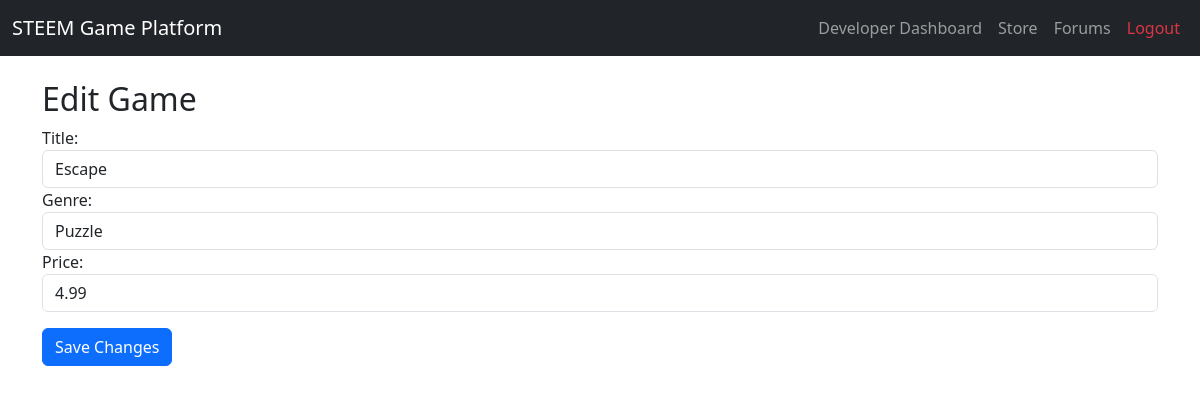
/developer/game/2/edit (signed in), run on the app's committed database.
### tables this page shows
CREATE TABLE Games (
    GameID INTEGER PRIMARY KEY AUTOINCREMENT,
    Title TEXT NOT NULL,
    Genre TEXT,
    ReleaseDate DATE,
    Price REAL CHECK (Price >= 0),
    DeveloperID INTEGER,
    FOREIGN KEY (DeveloperID) REFERENCES Developers(DeveloperID)
);

### app.py (the view, shortened to what this page needs)
@app.route("/developer/game/<int:game_id>/edit", methods=["GET", "POST"])
def dev_edit_game(game_id):
    if session.get("role") != "developer":
        return redirect(url_for("login"))
    dev_id = session["dev_id"]
    db = get_db()
    game = db.execute("""
        SELECT G.*
        FROM Games G
        JOIN Creations C ON G.GameID = C.GameID
        WHERE G.GameID = ? AND C.DeveloperID = ?
    """, (game_id, dev_id)).fetchone()
    if not game:
        return "Unauthorized", 403
    return render_template("dev_edit_game.html", game=game)

### app.py (called while the page is built)
def get_db():
    if 'db' not in g:
        g.db = sqlite3.connect(DATABASE)
        g.db.row_factory = sqlite3.Row
    return g.db

### templates/dev_edit_game.html
{% extends "layout.html" %}
{% block content %}
<h2>Edit Game</h2>
<form method="post">
    <label>Title:</label>
    <input name="title" class="form-control" value="{{ game.Title }}" required>
    <label>Genre:</label>
    <input name="genre" class="form-control" value="{{ game.Genre }}" required>
    <label>Price:</label>
    <input name="price" type="number" step="0.01" class="form-control" value="{{ game.Price }}" required>
    <button class="btn btn-primary mt-3">Save Changes</button>
</form>
{% endblock %}

### data on the page
Games: title "Escape", genre "Puzzle", price "4.99"
